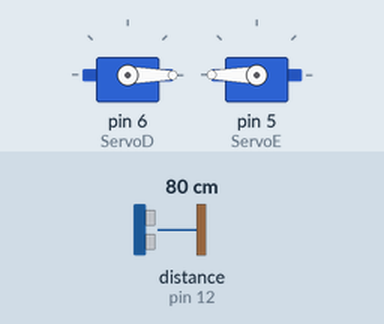
Bench run of a sketch on a simulated Arduino Uno, built with avr-gcc and run on an emulated ATmega328P. Shown: 2 × servo. Wiring (inferred from the names in the program): ultrasonic range finder: trigger pin 13; echo pin 12. The test bench sets the inputs (shaded band); at power-on: distance to the obstacle (sensor on pin 12) 80 cm. The echo pulse lasts 58.3 µs per cm.

Above: at 1.8 s.
1.9 s: distance to the obstacle (sensor on pin 12) set to 12 cm
3.4 s: distance to the obstacle (sensor on pin 12) set to 9 cm
At 4.5 s:
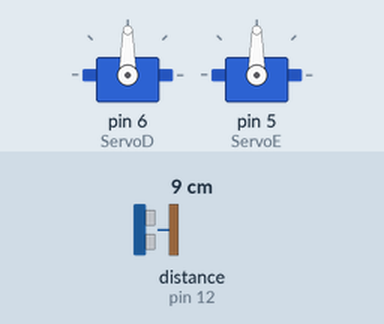
5.5 s: distance to the obstacle (sensor on pin 12) set to 18 cm
At 7.2 s:
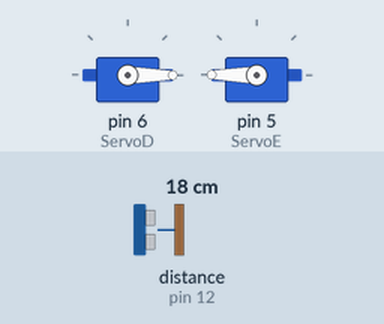
7.5 s: distance to the obstacle (sensor on pin 12) set to 2 cm
At 8.9 s:
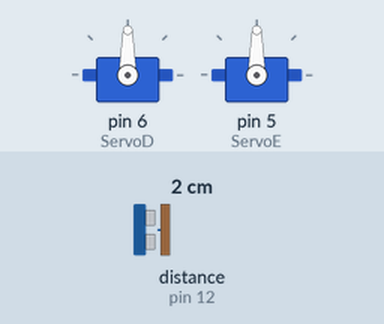
Timing chart, 0 to 10.5 s (numbered marks = the images above; inputs shaded):
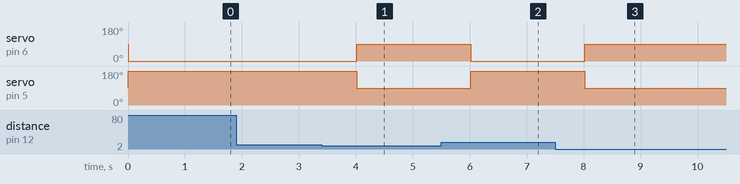

Measured:
- the behaviour switches between 11 and 10 cm on distance to the obstacle (sensor on pin 12) (found by bisection; images 0 and 1)
- after the input at 1.9 s, every drawn part: stays the same
- after the input at 3.4 s, servo on pin 6 (ServoD): 0° → 90° after 0.61 s; servo on pin 5 (ServoE): 180° → 90° after 0.61 s
- after the input at 5.5 s, servo on pin 6 (ServoD): 90° → 0° after 0.52 s; servo on pin 5 (ServoE): 90° → 180° after 0.52 s
- after the input at 7.5 s, servo on pin 6 (ServoD): 0° → 90° after 0.52 s; servo on pin 5 (ServoE): 180° → 90° after 0.52 s

The sketch:

ultrassonico.ino
```cpp
//roboultrassonico.ino

//robo anda e para quando estiver a 10 sentimetros de algum obstáculo

#include "Ultrasonic.h"
#include "Servo.h"

Servo ServoD;
Servo ServoE;

int echoPino = 12;
int trigPino = 13;
long duracao = 0;
long distancia = 0;

void setup() {
	ServoD.attach(6);
	ServoE.attach(5);
	pinMode(echoPino, INPUT);
	pinMode(trigPino, OUTPUT);
}

void loop() {

//pino trigger com um pulso baixo LOW (desligado)
digitalWrite(trigPino, LOW);
// delay de 10 microssegundos
delayMicroseconds(10);
//pino trigger com pulso HIGH (ligado)
digitalWrite(trigPino, HIGH);
//delay de 10 microssegundos
delayMicroseconds(10);
//pino trigger com um pulso baixo LOW (desligado) novamente
digitalWrite(trigPino, LOW);
//a função pulseInt verifica o tempo que o pino ECHO ficou HIGH
//calculando assim a duração do tráfego do sinal
duracao = pulseIn(echoPino,HIGH);
//cálculo baseado em: distância = duração/58.
distancia = duracao/58;

	if(distancia < 10){
	    	ServoD.write(90);
		ServoE.write(90);
		delay(1000);// Robô para

	} else {
	    	ServoD.write(0);
		ServoE.write(180);
		delay(1000);// Robô anda
	}
}
```
